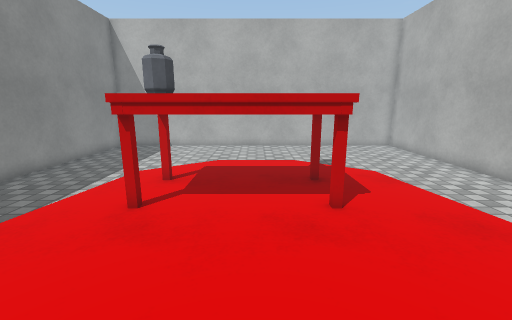
[1] (above)

12 first-person views from a walk through a 3-D level made in the Unity game engine. The camera is 1.4 m above the floor, tilts 12° down and sees 90° across. The floor is counted in squares, 0.5 m on a side. Each view is taken from the middle of a square. On the plan, view 1 faces up. The plan holds only what a view shows up to about 19 squares ahead; the rest is blank. The player character is not drawn. Door leaves are left out, so doorways stand open. Surface patterns are stand-ins for the level's own textures.

[2]
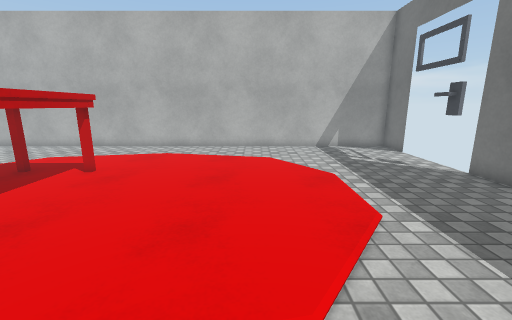

[3]
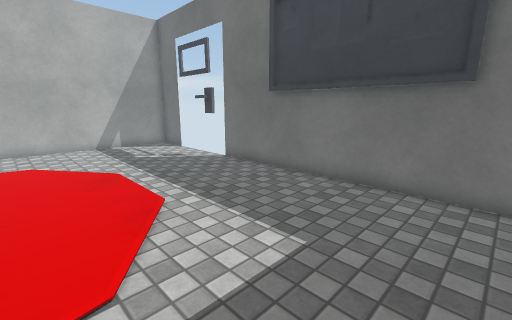

[4]
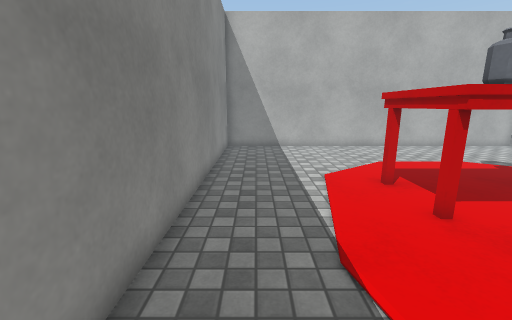

[5]
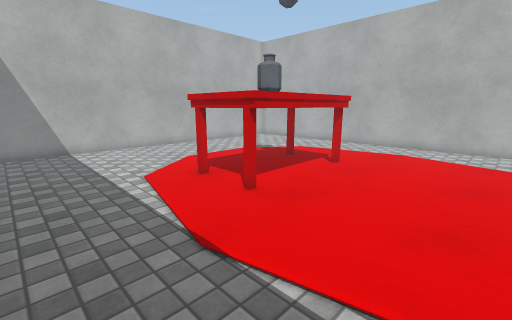

[6]
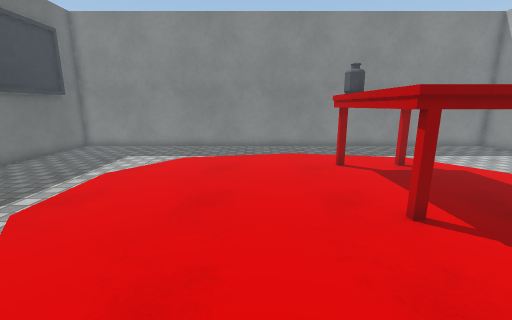

[7]
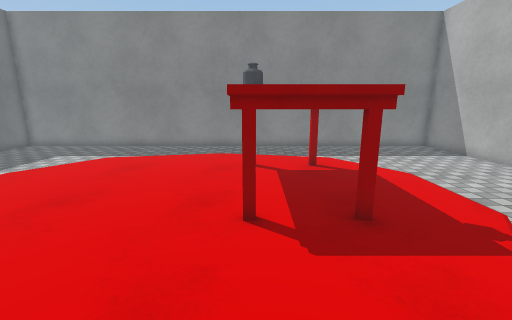

[8]
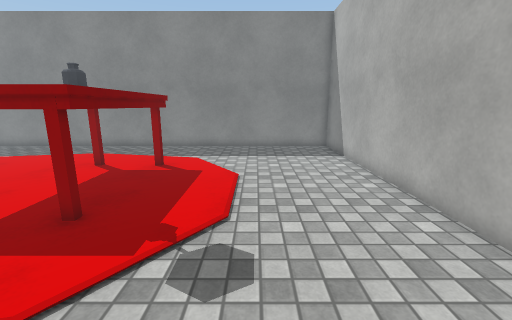

[9]
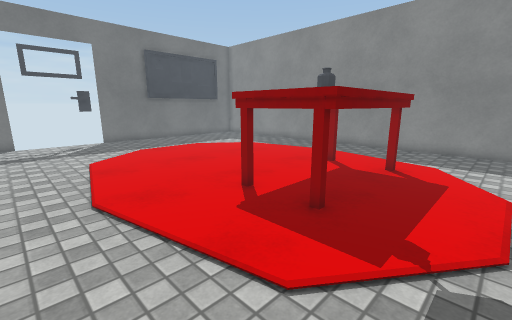

[10]
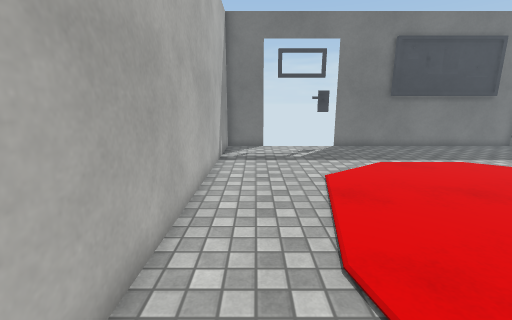

[11]
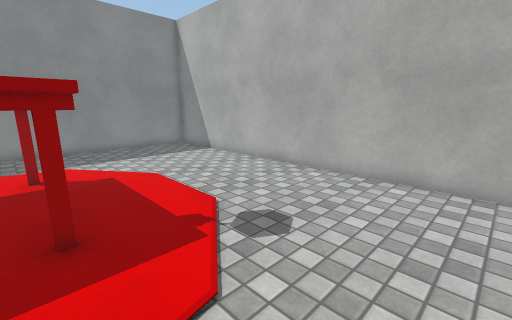

[12]
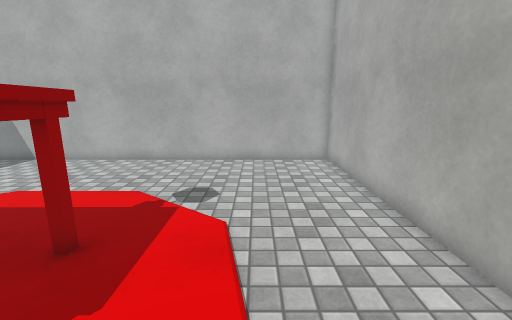

### Floor plan
Key: @ floor where view 1 was taken; # wall or solid block; . floor; D open door; T table; B bottle.
Columns run from 10 left of view 1 to 10 right of it. Each row starts with its distance up from view 1.
 19 #####################
 18 #...................#
 17 #...................#
 16 #...................#
 15 #...................#
 14 #...................#
 13 #...................#
 12 #...................#
 11 #...................#
 10 #.....TTTTTTT.......#
  9 #.....TT    TT......#
  8 #.....T     TT......#
  7 #.....TBB   TT......#
  6 #......TTTTTT.......#
  5 #...................#
  4 #...................#
  3 #...................#
  2 #...................#
  1 #...................#
  0 #.........@.........#
 -1 #...................#
 -2 #...................#
 -3 #...................#
 -4 #...................#
 -5 #...................#
 -6 #...................#
 -7 #...................#
 -8 #............##.....#
 -9 #############DDDDD###

Where each view was taken, in squares from view 1:
view 1: 0 up, 0 right, facing up
view 2: 0 up, 8 left, facing right
view 3: 0 up, 9 left, facing down-right
view 4: 1 up, 8 left, facing up
view 5: 1 up, 9 left, facing up-right
view 6: 3 up, 8 right, facing left
view 7: 7 up, 8 right, facing left
view 8: 14 up, 8 right, facing left
view 9: 13 up, 8 right, facing down-left
view 10: 9 up, 8 right, facing down
view 11: 9 up, 8 right, facing up-left
view 12: 5 up, 6 right, facing up
